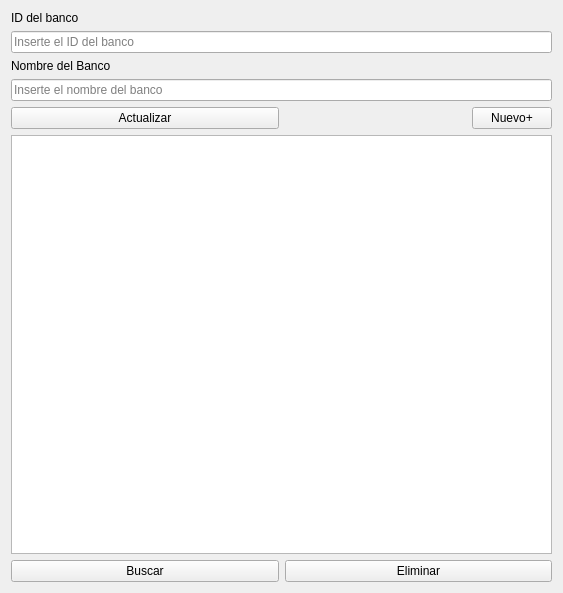
<?xml version="1.0" encoding="UTF-8"?>
<ui version="4.0">
 <class>VentanaBancos</class>
 <widget class="QWidget" name="VentanaBancos">
  <property name="geometry">
   <rect>
    <x>0</x>
    <y>0</y>
    <width>563</width>
    <height>593</height>
   </rect>
  </property>
  <property name="maximumSize">
   <size>
    <width>563</width>
    <height>16777215</height>
   </size>
  </property>
  <property name="windowTitle">
   <string>Bancos</string>
  </property>
  <layout class="QGridLayout" name="gridLayout">
   <item row="1" column="0" colspan="2">
    <widget class="QLineEdit" name="lineIDBancos">
     <property name="placeholderText">
      <string>Inserte el ID del banco</string>
     </property>
    </widget>
   </item>
   <item row="2" column="0" colspan="2">
    <widget class="QLabel" name="label_2">
     <property name="text">
      <string>Nombre del Banco</string>
     </property>
    </widget>
   </item>
   <item row="7" column="0">
    <widget class="QPushButton" name="pbancosBuscar">
     <property name="text">
      <string>Buscar</string>
     </property>
    </widget>
   </item>
   <item row="5" column="1" alignment="Qt::AlignmentFlag::AlignRight">
    <widget class="QPushButton" name="pbancosNuevo">
     <property name="text">
      <string>Nuevo+</string>
     </property>
    </widget>
   </item>
   <item row="7" column="1">
    <widget class="QPushButton" name="pbancosEliminar">
     <property name="text">
      <string>Eliminar</string>
     </property>
    </widget>
   </item>
   <item row="3" column="0" colspan="2">
    <widget class="QLineEdit" name="lineNombreBancos">
     <property name="placeholderText">
      <string>Inserte el nombre del banco</string>
     </property>
    </widget>
   </item>
   <item row="5" column="0">
    <widget class="QPushButton" name="pbancosActualizar">
     <property name="text">
      <string>Actualizar</string>
     </property>
    </widget>
   </item>
   <item row="0" column="0" colspan="2">
    <widget class="QLabel" name="label">
     <property name="text">
      <string>ID del banco</string>
     </property>
    </widget>
   </item>
   <item row="6" column="0" colspan="2">
    <widget class="QTableView" name="vistaBancos"/>
   </item>
  </layout>
 </widget>
 <resources/>
 <connections/>
</ui>
